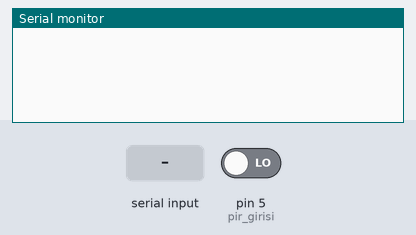
Recording of a sketch running on a simulated Arduino Uno, built with avr-gcc and run on an emulated ATmega328P. On the bench: the last lines printed to the serial monitor. Inputs (shaded band) come from the test bench; at power-on: pin 5 (pir_girisi) LOW.

Above: at 2.8 s.
2.9 s: "90,45\n" received over the second serial link
At 6.8 s:
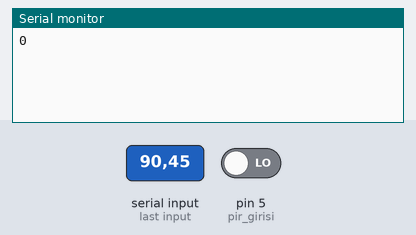
7.0 s: "2\n" received over the second serial link
At 8.3 s:
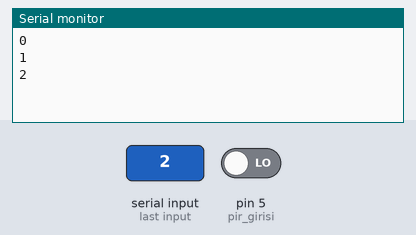
Timing chart, 0 to 10.0 s (numbered marks = the images above; inputs shaded):
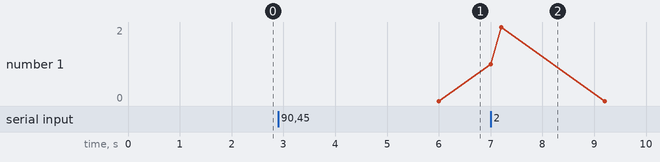

Measured:
- after the input at 2.9 s, the serial monitor: prints a new line after 3.1 s (image 1)
- after the input at 7.0 s, the serial monitor: prints a new line at once (image 2)

The sketch:

Bebek_Alarm_arduino.ino
```cpp
#include <SoftwareSerial.h>

#define ses_girisi A0 // Ses sensörü Envelope -> A0
#define pir_girisi 5  // PIR sensörü OUT -> D5
#define TX 10         // Bluetooth TX -> 10
#define RX 11         // Bluetooth RX -> 11

SoftwareSerial bluetooth(TX, RX); // Bluetooth haberleşme ayarı

int sistem_durumu = HIGH;  // Sensör kontrolü
int ses_degeri;           // Ses sensörü giriş değeri
int hareket_degeri;       // PIR sensörü giriş değeri
int goruntu_degeri;       // Görüntü işleme giriş değeri
int hareket_durumu = LOW;
int ses_durumu = LOW;
int goruntu_durumu = LOW;

/*
   alarm(0); // Haberleşme başarıyla sağlandı.
   alarm(5); // Bebek uyandı.
   sistem_durumu = HIGH; // Sistem aktif, sensörleri kontrol et
   sistem_durumu = 2; // Sistemi başlat/devam ettir
   sistem_durumu = 3; // Sistemi 10 saniye ertele
   sistem_durumu = 4; // Görüntüyü sıfırla
   Serial.println(0); // Görüntüyü durdur
   Serial.println(1); // Görüntüyü devam ettir
   Serial.println(2); // Görüntüyü sıfırla
*/

void setup() {
  Serial.begin(9600);
  bluetooth.begin(9600);
  pinMode(ses_girisi, INPUT);     // Ses sensörü giriş
  pinMode(pir_girisi, INPUT); // PIR sensörü giriş
}

void loop() {

  if ( sistem_durumu == HIGH ) { // Sistem aktif, sensörleri kontrol et
    //ses_algilama();
    hareket_algilama();
    //goruntu_algilama();
    alarm_kontrol();
  }
  else if ( sistem_durumu == 2 ) { // Sistemi başlat/devam ettir
    alarm(0); // Haberleşme başarıyla sağlandı.
    sensor_reset();
    sistem_durumu = HIGH;
  }
  else if ( sistem_durumu == 3 ) { // Sistemi 10 saniye ertele
    delay(10000);
    alarm(0); // Haberleşme başarıyla sağlandı.
    sensor_reset();
    sistem_durumu = HIGH;
  }
  else if ( sistem_durumu == 4 ) { // Görüntüyü sıfırla
    Serial.println(2); // Görüntüyü sıfırla
    sistem_durumu = HIGH;
    sensor_reset();
    delay(200);
  }

  telefon_kontrol(); // Telefondan gelen yönergeleri dinle

  delay(1000);
}

void alarm_kontrol() {
  if ( ses_durumu == HIGH || hareket_durumu == HIGH || goruntu_durumu == HIGH ) {
    alarm(5); // Bebek uyandı.
    sensor_reset();
  }
}

void ses_algilama() {
  ses_degeri = analogRead(ses_girisi);

  if ( ses_degeri > 120 && ses_degeri <= 500 ) {
    ses_durumu = HIGH;
  }
}

void hareket_algilama() {
  hareket_degeri = digitalRead(pir_girisi);
  if ( hareket_degeri == HIGH ) {
    hareket_durumu = HIGH;
  }
}

void goruntu_algilama() {
  if ( Serial.available() ) {
    goruntu_degeri = Serial.parseInt();

    if ( goruntu_degeri == HIGH ) {
      goruntu_durumu = HIGH;
    }
  }
}

void alarm(int alarm_durumu) {
  bluetooth.println(alarm_durumu);
}

void telefon_kontrol() {
  if ( bluetooth.available() ) {
    sistem_durumu = bluetooth.parseInt();

    if ( sistem_durumu == 0 ) {
      Serial.println(0); // Görüntüyü durdur
      sensor_reset();
    }
    else if ( sistem_durumu == 2 ) {
      Serial.println(1); // Görüntüyü devam ettir
      sensor_reset();
      delay(200);
      Serial.println(2); // Görüntüyü sıfırla
    }
  }
}

void sensor_reset() {
  hareket_durumu = LOW;
  ses_durumu = LOW;
  goruntu_durumu = LOW;
}
```
